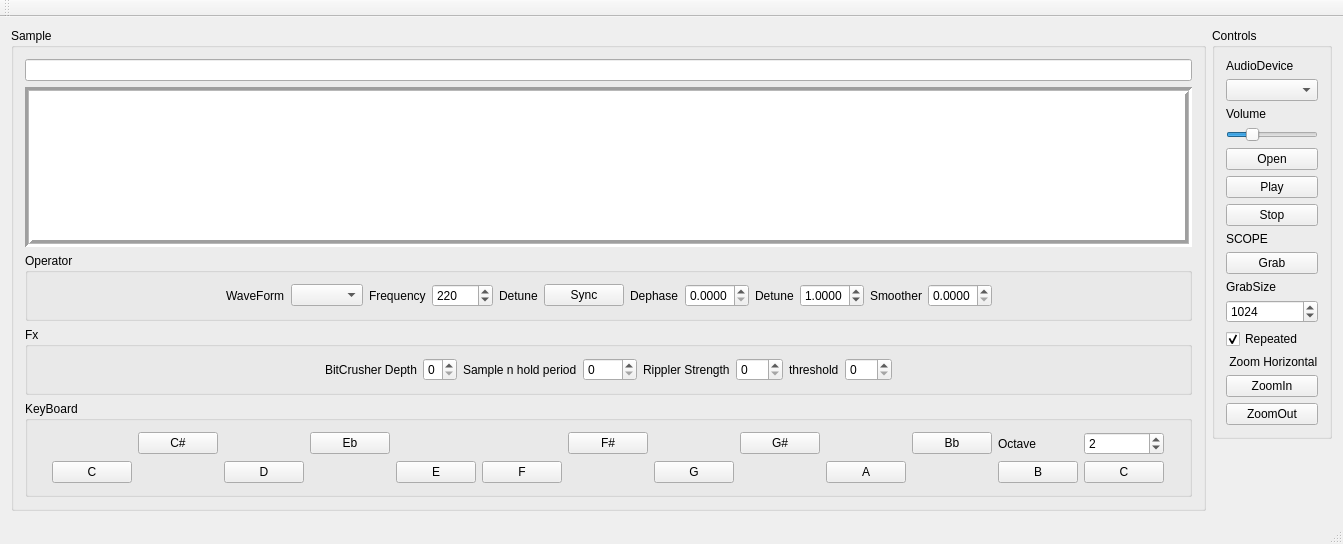
<?xml version="1.0" encoding="UTF-8"?>
<ui version="4.0">
 <class>MainWindow</class>
 <widget class="QMainWindow" name="MainWindow">
  <property name="geometry">
   <rect>
    <x>0</x>
    <y>0</y>
    <width>1343</width>
    <height>544</height>
   </rect>
  </property>
  <property name="windowTitle">
   <string>MainWindow</string>
  </property>
  <widget class="QWidget" name="centralWidget">
   <layout class="QHBoxLayout" name="horizontalLayout">
    <item>
     <widget class="QGroupBox" name="groupBox_3">
      <property name="title">
       <string>Sample</string>
      </property>
      <layout class="QVBoxLayout" name="verticalLayout">
       <item>
        <widget class="QLineEdit" name="lineEdit_Path"/>
       </item>
       <item>
        <widget class="QGraphicsView" name="graphicsView_WaveForm">
         <property name="frameShape">
          <enum>QFrame::Box</enum>
         </property>
         <property name="lineWidth">
          <number>3</number>
         </property>
         <property name="midLineWidth">
          <number>1</number>
         </property>
         <property name="sizeAdjustPolicy">
          <enum>QAbstractScrollArea::AdjustToContents</enum>
         </property>
         <property name="backgroundBrush">
          <brush brushstyle="NoBrush">
           <color alpha="128">
            <red>0</red>
            <green>255</green>
            <blue>0</blue>
           </color>
          </brush>
         </property>
         <property name="foregroundBrush">
          <brush brushstyle="NoBrush">
           <color alpha="255">
            <red>0</red>
            <green>0</green>
            <blue>0</blue>
           </color>
          </brush>
         </property>
         <property name="alignment">
          <set>Qt::AlignCenter</set>
         </property>
        </widget>
       </item>
       <item>
        <widget class="QGroupBox" name="groupBox">
         <property name="sizePolicy">
          <sizepolicy hsizetype="Preferred" vsizetype="Preferred">
           <horstretch>0</horstretch>
           <verstretch>0</verstretch>
          </sizepolicy>
         </property>
         <property name="title">
          <string>Operator</string>
         </property>
         <layout class="QHBoxLayout" name="horizontalLayout_2">
          <item>
           <spacer name="horizontalSpacer">
            <property name="orientation">
             <enum>Qt::Horizontal</enum>
            </property>
            <property name="sizeHint" stdset="0">
             <size>
              <width>40</width>
              <height>20</height>
             </size>
            </property>
           </spacer>
          </item>
          <item>
           <widget class="QLabel" name="label_10">
            <property name="text">
             <string>WaveForm</string>
            </property>
           </widget>
          </item>
          <item>
           <widget class="QComboBox" name="comboBox_WaveForm"/>
          </item>
          <item>
           <widget class="QLabel" name="label_9">
            <property name="text">
             <string>Frequency</string>
            </property>
           </widget>
          </item>
          <item>
           <widget class="QDoubleSpinBox" name="doubleSpinBox_Frequency">
            <property name="decimals">
             <number>0</number>
            </property>
            <property name="maximum">
             <double>22050.000000000000000</double>
            </property>
            <property name="value">
             <double>220.000000000000000</double>
            </property>
           </widget>
          </item>
          <item>
           <widget class="QLabel" name="label_6">
            <property name="text">
             <string>Detune</string>
            </property>
           </widget>
          </item>
          <item>
           <widget class="QPushButton" name="pushButton_DetuneSync">
            <property name="text">
             <string>Sync</string>
            </property>
           </widget>
          </item>
          <item>
           <widget class="QLabel" name="label">
            <property name="text">
             <string>Dephase</string>
            </property>
           </widget>
          </item>
          <item>
           <widget class="QDoubleSpinBox" name="doubleSpinBox_Dephase">
            <property name="decimals">
             <number>4</number>
            </property>
            <property name="maximum">
             <double>1.000000000000000</double>
            </property>
            <property name="singleStep">
             <double>0.000100000000000</double>
            </property>
           </widget>
          </item>
          <item>
           <widget class="QLabel" name="label_11">
            <property name="text">
             <string>Detune</string>
            </property>
           </widget>
          </item>
          <item>
           <widget class="QDoubleSpinBox" name="doubleSpinBox_Detune">
            <property name="decimals">
             <number>4</number>
            </property>
            <property name="maximum">
             <double>2.000000000000000</double>
            </property>
            <property name="singleStep">
             <double>0.001000000000000</double>
            </property>
            <property name="value">
             <double>1.000000000000000</double>
            </property>
           </widget>
          </item>
          <item>
           <widget class="QLabel" name="label_15">
            <property name="text">
             <string>Smoother</string>
            </property>
           </widget>
          </item>
          <item>
           <widget class="QDoubleSpinBox" name="doubleSpinBox_SmootherFactor">
            <property name="decimals">
             <number>4</number>
            </property>
            <property name="maximum">
             <double>1.000000000000000</double>
            </property>
            <property name="singleStep">
             <double>0.000100000000000</double>
            </property>
           </widget>
          </item>
          <item>
           <spacer name="horizontalSpacer_2">
            <property name="orientation">
             <enum>Qt::Horizontal</enum>
            </property>
            <property name="sizeHint" stdset="0">
             <size>
              <width>40</width>
              <height>20</height>
             </size>
            </property>
           </spacer>
          </item>
         </layout>
        </widget>
       </item>
       <item>
        <widget class="QGroupBox" name="groupBox_4">
         <property name="title">
          <string>Fx</string>
         </property>
         <layout class="QHBoxLayout" name="horizontalLayout_3">
          <item>
           <spacer name="horizontalSpacer_11">
            <property name="orientation">
             <enum>Qt::Horizontal</enum>
            </property>
            <property name="sizeHint" stdset="0">
             <size>
              <width>40</width>
              <height>20</height>
             </size>
            </property>
           </spacer>
          </item>
          <item>
           <widget class="QLabel" name="label_13">
            <property name="text">
             <string>BitCrusher Depth</string>
            </property>
           </widget>
          </item>
          <item>
           <widget class="QSpinBox" name="spinBox_BitCrushserDepth">
            <property name="maximum">
             <number>7</number>
            </property>
           </widget>
          </item>
          <item>
           <widget class="QLabel" name="label_14">
            <property name="text">
             <string>Sample n hold period</string>
            </property>
           </widget>
          </item>
          <item>
           <widget class="QSpinBox" name="spinBox_SnHPeriod">
            <property name="maximum">
             <number>9999</number>
            </property>
           </widget>
          </item>
          <item>
           <widget class="QLabel" name="label_16">
            <property name="text">
             <string>Rippler Strength</string>
            </property>
           </widget>
          </item>
          <item>
           <widget class="QSpinBox" name="spinBox_RipplerStrength">
            <property name="maximum">
             <number>255</number>
            </property>
           </widget>
          </item>
          <item>
           <widget class="QLabel" name="label_17">
            <property name="text">
             <string>threshold</string>
            </property>
           </widget>
          </item>
          <item>
           <widget class="QSpinBox" name="spinBox_RipplerThreshold">
            <property name="maximum">
             <number>255</number>
            </property>
           </widget>
          </item>
          <item>
           <spacer name="horizontalSpacer_12">
            <property name="orientation">
             <enum>Qt::Horizontal</enum>
            </property>
            <property name="sizeHint" stdset="0">
             <size>
              <width>40</width>
              <height>20</height>
             </size>
            </property>
           </spacer>
          </item>
         </layout>
        </widget>
       </item>
       <item>
        <widget class="QGroupBox" name="groupBox_2">
         <property name="title">
          <string>KeyBoard</string>
         </property>
         <layout class="QGridLayout" name="gridLayout_2">
          <item row="2" column="1">
           <widget class="QPushButton" name="pushButton">
            <property name="text">
             <string>C</string>
            </property>
           </widget>
          </item>
          <item row="1" column="9">
           <widget class="QPushButton" name="pushButton_12">
            <property name="text">
             <string>G#</string>
            </property>
           </widget>
          </item>
          <item row="2" column="5">
           <widget class="QPushButton" name="pushButton_3">
            <property name="text">
             <string>E</string>
            </property>
           </widget>
          </item>
          <item row="2" column="9">
           <spacer name="horizontalSpacer_9">
            <property name="orientation">
             <enum>Qt::Horizontal</enum>
            </property>
            <property name="sizeHint" stdset="0">
             <size>
              <width>40</width>
              <height>20</height>
             </size>
            </property>
           </spacer>
          </item>
          <item row="2" column="3">
           <widget class="QPushButton" name="pushButton_2">
            <property name="text">
             <string>D</string>
            </property>
           </widget>
          </item>
          <item row="2" column="4">
           <spacer name="horizontalSpacer_7">
            <property name="orientation">
             <enum>Qt::Horizontal</enum>
            </property>
            <property name="sizeHint" stdset="0">
             <size>
              <width>40</width>
              <height>20</height>
             </size>
            </property>
           </spacer>
          </item>
          <item row="2" column="16">
           <spacer name="horizontalSpacer_4">
            <property name="orientation">
             <enum>Qt::Horizontal</enum>
            </property>
            <property name="sizeHint" stdset="0">
             <size>
              <width>40</width>
              <height>20</height>
             </size>
            </property>
           </spacer>
          </item>
          <item row="2" column="6">
           <widget class="QPushButton" name="pushButton_4">
            <property name="text">
             <string>F</string>
            </property>
           </widget>
          </item>
          <item row="2" column="0">
           <spacer name="horizontalSpacer_3">
            <property name="orientation">
             <enum>Qt::Horizontal</enum>
            </property>
            <property name="sizeHint" stdset="0">
             <size>
              <width>40</width>
              <height>20</height>
             </size>
            </property>
           </spacer>
          </item>
          <item row="1" column="4">
           <widget class="QPushButton" name="pushButton_10">
            <property name="text">
             <string>Eb</string>
            </property>
           </widget>
          </item>
          <item row="2" column="13">
           <widget class="QPushButton" name="pushButton_8">
            <property name="text">
             <string>C</string>
            </property>
           </widget>
          </item>
          <item row="2" column="2">
           <spacer name="horizontalSpacer_6">
            <property name="orientation">
             <enum>Qt::Horizontal</enum>
            </property>
            <property name="sizeHint" stdset="0">
             <size>
              <width>40</width>
              <height>20</height>
             </size>
            </property>
           </spacer>
          </item>
          <item row="2" column="8">
           <widget class="QPushButton" name="pushButton_5">
            <property name="text">
             <string>G</string>
            </property>
           </widget>
          </item>
          <item row="2" column="12">
           <widget class="QPushButton" name="pushButton_7">
            <property name="text">
             <string>B</string>
            </property>
           </widget>
          </item>
          <item row="1" column="2">
           <widget class="QPushButton" name="pushButton_9">
            <property name="text">
             <string>C#</string>
            </property>
           </widget>
          </item>
          <item row="1" column="11">
           <widget class="QPushButton" name="pushButton_13">
            <property name="text">
             <string>Bb</string>
            </property>
           </widget>
          </item>
          <item row="1" column="7">
           <widget class="QPushButton" name="pushButton_11">
            <property name="text">
             <string>F#</string>
            </property>
           </widget>
          </item>
          <item row="1" column="0">
           <spacer name="horizontalSpacer_5">
            <property name="orientation">
             <enum>Qt::Horizontal</enum>
            </property>
            <property name="sizeHint" stdset="0">
             <size>
              <width>40</width>
              <height>20</height>
             </size>
            </property>
           </spacer>
          </item>
          <item row="2" column="10">
           <widget class="QPushButton" name="pushButton_6">
            <property name="text">
             <string>A</string>
            </property>
           </widget>
          </item>
          <item row="2" column="7">
           <spacer name="horizontalSpacer_8">
            <property name="orientation">
             <enum>Qt::Horizontal</enum>
            </property>
            <property name="sizeHint" stdset="0">
             <size>
              <width>40</width>
              <height>20</height>
             </size>
            </property>
           </spacer>
          </item>
          <item row="2" column="11">
           <spacer name="horizontalSpacer_10">
            <property name="orientation">
             <enum>Qt::Horizontal</enum>
            </property>
            <property name="sizeHint" stdset="0">
             <size>
              <width>40</width>
              <height>20</height>
             </size>
            </property>
           </spacer>
          </item>
          <item row="1" column="12">
           <widget class="QLabel" name="label_12">
            <property name="text">
             <string>Octave</string>
            </property>
           </widget>
          </item>
          <item row="1" column="13">
           <widget class="QSpinBox" name="spinBox">
            <property name="maximum">
             <number>8</number>
            </property>
            <property name="value">
             <number>2</number>
            </property>
           </widget>
          </item>
         </layout>
        </widget>
       </item>
      </layout>
     </widget>
    </item>
    <item alignment="Qt::AlignTop">
     <widget class="QGroupBox" name="groupBox_Open">
      <property name="sizePolicy">
       <sizepolicy hsizetype="Preferred" vsizetype="Preferred">
        <horstretch>0</horstretch>
        <verstretch>0</verstretch>
       </sizepolicy>
      </property>
      <property name="title">
       <string>Controls</string>
      </property>
      <property name="alignment">
       <set>Qt::AlignLeading|Qt::AlignLeft|Qt::AlignTop</set>
      </property>
      <layout class="QVBoxLayout" name="verticalLayout_2">
       <item>
        <widget class="QLabel" name="label_5">
         <property name="text">
          <string>AudioDevice</string>
         </property>
        </widget>
       </item>
       <item>
        <widget class="QComboBox" name="comboBox_AudioDevice"/>
       </item>
       <item>
        <widget class="QLabel" name="label_4">
         <property name="text">
          <string>Volume</string>
         </property>
        </widget>
       </item>
       <item>
        <widget class="QSlider" name="horizontalSlider_AudioOutputVolume">
         <property name="sizePolicy">
          <sizepolicy hsizetype="Minimum" vsizetype="Fixed">
           <horstretch>0</horstretch>
           <verstretch>0</verstretch>
          </sizepolicy>
         </property>
         <property name="maximum">
          <number>100</number>
         </property>
         <property name="value">
          <number>25</number>
         </property>
         <property name="orientation">
          <enum>Qt::Horizontal</enum>
         </property>
         <property name="tickPosition">
          <enum>QSlider::NoTicks</enum>
         </property>
        </widget>
       </item>
       <item>
        <widget class="QPushButton" name="pushButton_Open">
         <property name="text">
          <string>Open</string>
         </property>
        </widget>
       </item>
       <item>
        <widget class="QPushButton" name="pushButton_Play">
         <property name="text">
          <string>Play</string>
         </property>
        </widget>
       </item>
       <item>
        <widget class="QPushButton" name="pushButton_Stop">
         <property name="text">
          <string>Stop</string>
         </property>
        </widget>
       </item>
       <item>
        <widget class="QLabel" name="label_7">
         <property name="text">
          <string>SCOPE</string>
         </property>
        </widget>
       </item>
       <item>
        <widget class="QPushButton" name="pushButton_ScopeGrab">
         <property name="text">
          <string>Grab</string>
         </property>
        </widget>
       </item>
       <item>
        <widget class="QLabel" name="label_8">
         <property name="text">
          <string>GrabSize</string>
         </property>
        </widget>
       </item>
       <item>
        <widget class="QSpinBox" name="spinBox_ScopeGrabSize">
         <property name="maximum">
          <number>4096</number>
         </property>
         <property name="value">
          <number>1024</number>
         </property>
        </widget>
       </item>
       <item>
        <widget class="QCheckBox" name="checkBox_ScopeGrabRepeated">
         <property name="text">
          <string>Repeated</string>
         </property>
         <property name="checked">
          <bool>true</bool>
         </property>
        </widget>
       </item>
       <item>
        <widget class="QLabel" name="label_3">
         <property name="text">
          <string> Zoom Horizontal</string>
         </property>
        </widget>
       </item>
       <item>
        <widget class="QPushButton" name="pushButton_ZoomInHorizontal">
         <property name="text">
          <string>ZoomIn</string>
         </property>
        </widget>
       </item>
       <item>
        <widget class="QPushButton" name="pushButton_ZoomOutHorizontal">
         <property name="text">
          <string>ZoomOut</string>
         </property>
        </widget>
       </item>
      </layout>
     </widget>
    </item>
   </layout>
  </widget>
  <widget class="QMenuBar" name="menuBar">
   <property name="geometry">
    <rect>
     <x>0</x>
     <y>0</y>
     <width>1343</width>
     <height>21</height>
    </rect>
   </property>
  </widget>
  <widget class="QToolBar" name="mainToolBar">
   <attribute name="toolBarArea">
    <enum>TopToolBarArea</enum>
   </attribute>
   <attribute name="toolBarBreak">
    <bool>false</bool>
   </attribute>
  </widget>
  <widget class="QStatusBar" name="statusBar"/>
 </widget>
 <layoutdefault spacing="6" margin="11"/>
 <resources/>
 <connections/>
</ui>
